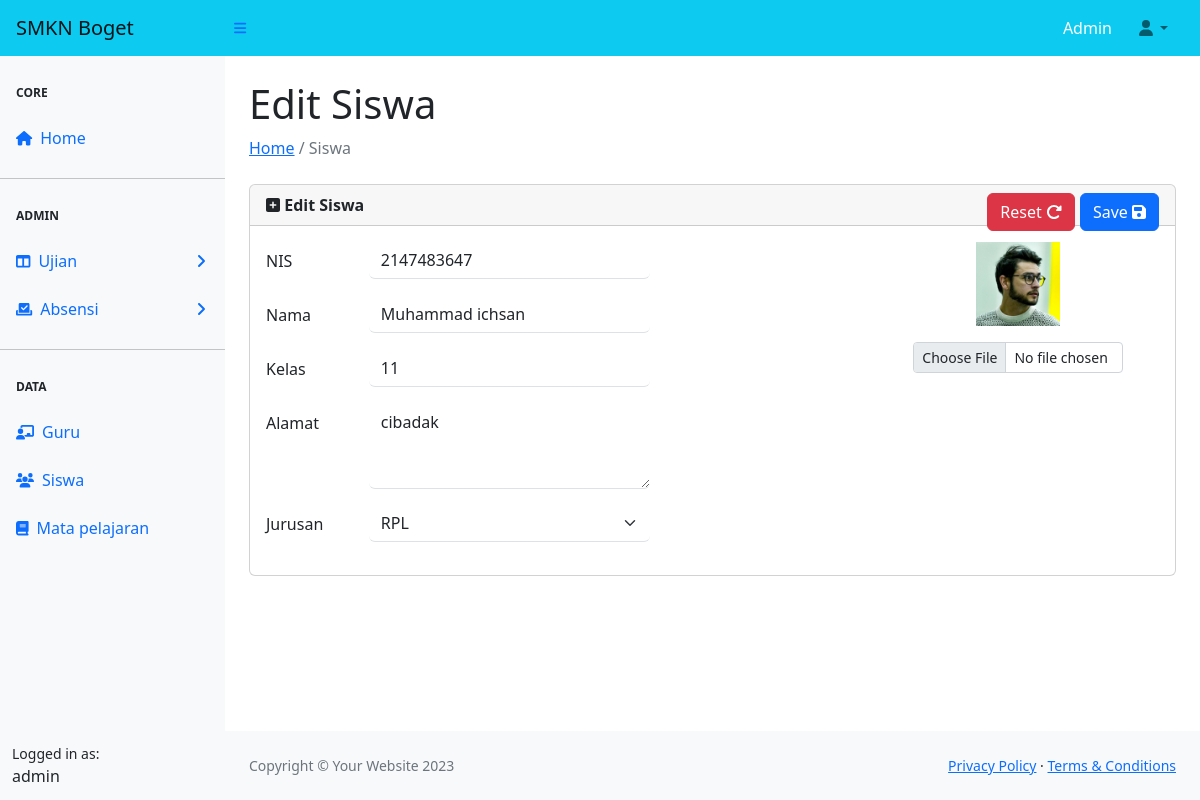
The page /siswa/edit_siswa.php?id=3 on the database its author committed.
### tables this page shows
CREATE TABLE `tb_siswa` (
  `id` int(11) NOT NULL,
  `nis` int(12) NOT NULL,
  `nama` varchar(100) NOT NULL,
  `kelas` varchar(100) NOT NULL,
  `alamat` varchar(100) NOT NULL,
  `jurusan` varchar(225) NOT NULL,
  `foto` varchar(225) NOT NULL,
  `absen_id` varchar(100) NOT NULL
);

### template/config.php (called while the page is built, shortened)
<?php
    $main_url = "http://localhost/sistem%20sekolah/";
    ?>

### siswa/siswa.php (called while the page is built, shortened)
<?php
class Siswa {
    private $servername = "localhost";
    private $username = "root";
    private $password = "";
    private $dbname = "db_school";
    private $conn;
    public function __construct()
    {
        $this->conn = new mysqli($this->servername, $this->username, $this->password, $this->dbname);
    }
    public function get()
    {
        $id = $_GET['id'];
        $sql = "SELECT * FROM tb_siswa WHERE id=?";
        $stmt = $this->conn->prepare($sql);
        $stmt->bind_param('i', $id);
        $stmt->execute();
        $result = $stmt->get_result();
        if ($result->num_rows > 0) {
            return $result->fetch_assoc();
        } else {
            return null;
        }
    }
}
?>

### siswa/edit_siswa.php (the view, shortened to what this page needs)
<?php
require_once('../template/config.php');
require('siswa.php');
$siswa = new Siswa();
$user = $siswa->get();
require_once('../template/header.php');
?>
<main>
    <div class="container-fluid px-4">
        <h1 class="mt-4">Edit Siswa</h1>
        <ol class="breadcrumb mb-4">
            <li class="breadcrumb-item active"><a href="<?= $main_url ?>index.php">Home</a> / Siswa</li>
        </ol>
        <div class="card">
            <form action="pr_siswa.php?param=edit&id=<?= $user['id'] ?>" method="post" enctype="multipart/form-data">
                <div class="card-header">
                    <span class="fw-bold"><i class="fas fa-square-plus"></i> Edit Siswa</span>
                    <button type="submit" class="btn btn-primary float-end" name="save" style="margin-left: 5px;">Save <i class="fas fa-floppy-disk"></i></button>
                    <button type="reset" class="btn btn-danger float-end" name="reset">Reset <i class="fas fa-rotate-right"></i></button>
                </div>
                <div class="card-body">
                    <div class="row">
                        <div class="col-8">
                            <div class="mb-3 row">
                                <label for="nis" class="col-sm-2 col-form-label">NIS</label>
                                <label for="nis" class="col-sm-1 col-form-label">:</label>
                                <div class="col-sm-6" style="margin-left: -50px;">
                                    <input type="text" class="form-control border-0 border-bottom" id="nis" name="nis" value="<?= $user['nis'] ?>" maxlength="50" required>
                                </div>
                            </div>
                            <div class="mb-3 row">
                                <label for="nama" class="col-sm-2 col-form-label">Nama</label>
                                <label for="nama" class="col-sm-1 col-form-label">:</label>
                                <div class="col-sm-6" style="margin-left: -50px;">
                                    <input type="text" class="form-control border-0 border-bottom" id="nama" name="nama" value="<?= $user['nama'] ?>" maxlength="50" required>
                                </div>
                            </div>
                            <div class="mb-3 row">
                                <label for="kelas" class="col-sm-2 col-form-label">Kelas</label>
                                <label for="kelas" class="col-sm-1 col-form-label">:</label>
                                <div class="col-sm-6" style="margin-left: -50px;">
                                    <input type="text" class="form-control border-0 border-bottom" id="kelas" name="kelas" value="<?= $user['kelas'] ?>" maxlength="50" required>
                                </div>
                            </div>
                            <div class="mb-3 row">
                                <label for="alamat" class="col-sm-2 col-form-label">Alamat</label>
                                <label for="alamat" class="col-sm-1 col-form-label">:</label>
                                <div class="col-sm-6" style="margin-left: -50px;">
                                    <textarea class="form-control border-0 border-bottom" id="alamat" name="alamat" rows="3" required><?= $user['alamat'] ?></textarea>
                                </div>
                            </div>
                            <div class="mb-3 row">
                                <label for="jurusan" class="col-sm-2 col-form-label">Jurusan</label>
                                <label for="jurusan" class="col-sm-1 col-form-label">:</label>
                                <div class="col-sm-6" style="margin-left: -50px;">
                                    <select class="form-select border-0 border-bottom" aria-label="Default select example" id="jurusan" name="jurusan" required>
                                        <option selected><?= $user['jurusan']; ?></option>
                                    </select>
                                </div>
                            </div>
                        </div>
                        <div class="col-4 text-center px-5">
                            <img src="foto_siswa/<?= $user['foto'] ?>" alt="Foto Siswa" class="mb-3" width="40%">
                            <input type="file" name="foto" class="form-control form-control-sm">
                        </div>
                    </div>
                </div>
            </form>
        </div>
    </div>
</main>
<?php require_once('../template/footer.php'); ?>
<?php require_once('../template/config.php'); ?>

### rows shown on the page
tb_siswa: nis "2147483647", nama "Muhammad ichsan", kelas "11", alamat "cibadak", jurusan "RPL", foto (picture)
